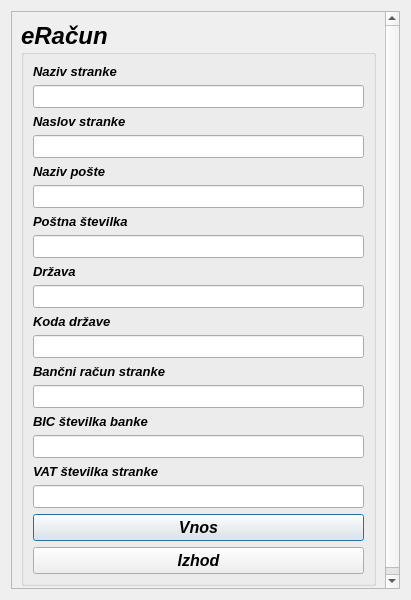
<?xml version="1.0" encoding="UTF-8"?>
<ui version="4.0">
 <class>eRacun</class>
 <widget class="QDialog" name="eRacun">
  <property name="geometry">
   <rect>
    <x>0</x>
    <y>0</y>
    <width>411</width>
    <height>600</height>
   </rect>
  </property>
  <property name="font">
   <font>
    <family>MS Sans Serif</family>
    <weight>75</weight>
    <bold>true</bold>
   </font>
  </property>
  <property name="windowTitle">
   <string>Dialog</string>
  </property>
  <layout class="QGridLayout" name="gridLayout_2">
   <item row="0" column="0">
    <widget class="QScrollArea" name="scrollArea">
     <property name="widgetResizable">
      <bool>true</bool>
     </property>
     <widget class="QWidget" name="scrollAreaWidgetContents">
      <property name="geometry">
       <rect>
        <x>0</x>
        <y>0</y>
        <width>373</width>
        <height>600</height>
       </rect>
      </property>
      <layout class="QGridLayout" name="gridLayout">
       <item row="0" column="0">
        <widget class="QGroupBox" name="groupBox">
         <property name="font">
          <font>
           <pointsize>18</pointsize>
           <italic>true</italic>
          </font>
         </property>
         <property name="title">
          <string>eRačun</string>
         </property>
         <layout class="QVBoxLayout" name="verticalLayout">
          <item>
           <widget class="QLabel" name="label">
            <property name="font">
             <font>
              <pointsize>10</pointsize>
             </font>
            </property>
            <property name="text">
             <string>Naziv stranke</string>
            </property>
           </widget>
          </item>
          <item>
           <widget class="QLineEdit" name="lineEdit_nazivStranke">
            <property name="font">
             <font>
              <pointsize>10</pointsize>
              <weight>50</weight>
              <bold>false</bold>
             </font>
            </property>
           </widget>
          </item>
          <item>
           <widget class="QLabel" name="label_2">
            <property name="font">
             <font>
              <pointsize>10</pointsize>
             </font>
            </property>
            <property name="text">
             <string>Naslov stranke</string>
            </property>
           </widget>
          </item>
          <item>
           <widget class="QLineEdit" name="lineEdit_naslovStranke">
            <property name="font">
             <font>
              <pointsize>10</pointsize>
              <weight>50</weight>
              <bold>false</bold>
             </font>
            </property>
           </widget>
          </item>
          <item>
           <widget class="QLabel" name="label_3">
            <property name="font">
             <font>
              <pointsize>10</pointsize>
             </font>
            </property>
            <property name="text">
             <string>Naziv pošte</string>
            </property>
           </widget>
          </item>
          <item>
           <widget class="QLineEdit" name="lineEdit_postaStranke">
            <property name="font">
             <font>
              <pointsize>10</pointsize>
              <weight>50</weight>
              <bold>false</bold>
             </font>
            </property>
           </widget>
          </item>
          <item>
           <widget class="QLabel" name="label_4">
            <property name="font">
             <font>
              <pointsize>10</pointsize>
             </font>
            </property>
            <property name="text">
             <string>Poštna številka</string>
            </property>
           </widget>
          </item>
          <item>
           <widget class="QLineEdit" name="lineEdit_postnaStStranke">
            <property name="font">
             <font>
              <pointsize>10</pointsize>
              <weight>50</weight>
              <bold>false</bold>
             </font>
            </property>
           </widget>
          </item>
          <item>
           <widget class="QLabel" name="label_5">
            <property name="font">
             <font>
              <pointsize>10</pointsize>
             </font>
            </property>
            <property name="text">
             <string>Država</string>
            </property>
           </widget>
          </item>
          <item>
           <widget class="QLineEdit" name="lineEdit_drzavaStranke">
            <property name="font">
             <font>
              <pointsize>10</pointsize>
              <weight>50</weight>
              <bold>false</bold>
             </font>
            </property>
           </widget>
          </item>
          <item>
           <widget class="QLabel" name="label_6">
            <property name="font">
             <font>
              <pointsize>10</pointsize>
             </font>
            </property>
            <property name="text">
             <string>Koda države</string>
            </property>
           </widget>
          </item>
          <item>
           <widget class="QLineEdit" name="lineEdit_kodaDrzaveStranke">
            <property name="font">
             <font>
              <pointsize>10</pointsize>
              <weight>50</weight>
              <bold>false</bold>
             </font>
            </property>
           </widget>
          </item>
          <item>
           <widget class="QLabel" name="label_7">
            <property name="font">
             <font>
              <pointsize>10</pointsize>
             </font>
            </property>
            <property name="text">
             <string>Bančni račun stranke</string>
            </property>
           </widget>
          </item>
          <item>
           <widget class="QLineEdit" name="lineEdit_bancniRacunStranke">
            <property name="font">
             <font>
              <pointsize>10</pointsize>
              <weight>50</weight>
              <bold>false</bold>
             </font>
            </property>
           </widget>
          </item>
          <item>
           <widget class="QLabel" name="label_8">
            <property name="font">
             <font>
              <pointsize>10</pointsize>
             </font>
            </property>
            <property name="text">
             <string>BIC številka banke</string>
            </property>
           </widget>
          </item>
          <item>
           <widget class="QLineEdit" name="lineEdit_bicStranke">
            <property name="font">
             <font>
              <pointsize>10</pointsize>
              <weight>50</weight>
              <bold>false</bold>
             </font>
            </property>
           </widget>
          </item>
          <item>
           <widget class="QLabel" name="label_9">
            <property name="font">
             <font>
              <pointsize>10</pointsize>
             </font>
            </property>
            <property name="text">
             <string>VAT številka stranke</string>
            </property>
           </widget>
          </item>
          <item>
           <widget class="QLineEdit" name="lineEdit_vatStranke">
            <property name="font">
             <font>
              <pointsize>10</pointsize>
              <weight>50</weight>
              <bold>false</bold>
             </font>
            </property>
           </widget>
          </item>
          <item>
           <widget class="QPushButton" name="pushButton_vnos">
            <property name="font">
             <font>
              <pointsize>12</pointsize>
             </font>
            </property>
            <property name="text">
             <string>Vnos</string>
            </property>
           </widget>
          </item>
          <item>
           <widget class="QPushButton" name="pushButton_izhod">
            <property name="font">
             <font>
              <pointsize>12</pointsize>
             </font>
            </property>
            <property name="text">
             <string>Izhod</string>
            </property>
           </widget>
          </item>
         </layout>
        </widget>
       </item>
      </layout>
     </widget>
    </widget>
   </item>
  </layout>
 </widget>
 <resources/>
 <connections>
  <connection>
   <sender>pushButton_izhod</sender>
   <signal>clicked()</signal>
   <receiver>eRacun</receiver>
   <slot>close()</slot>
   <hints>
    <hint type="sourcelabel">
     <x>256</x>
     <y>562</y>
    </hint>
    <hint type="destinationlabel">
     <x>329</x>
     <y>584</y>
    </hint>
   </hints>
  </connection>
 </connections>
</ui>
